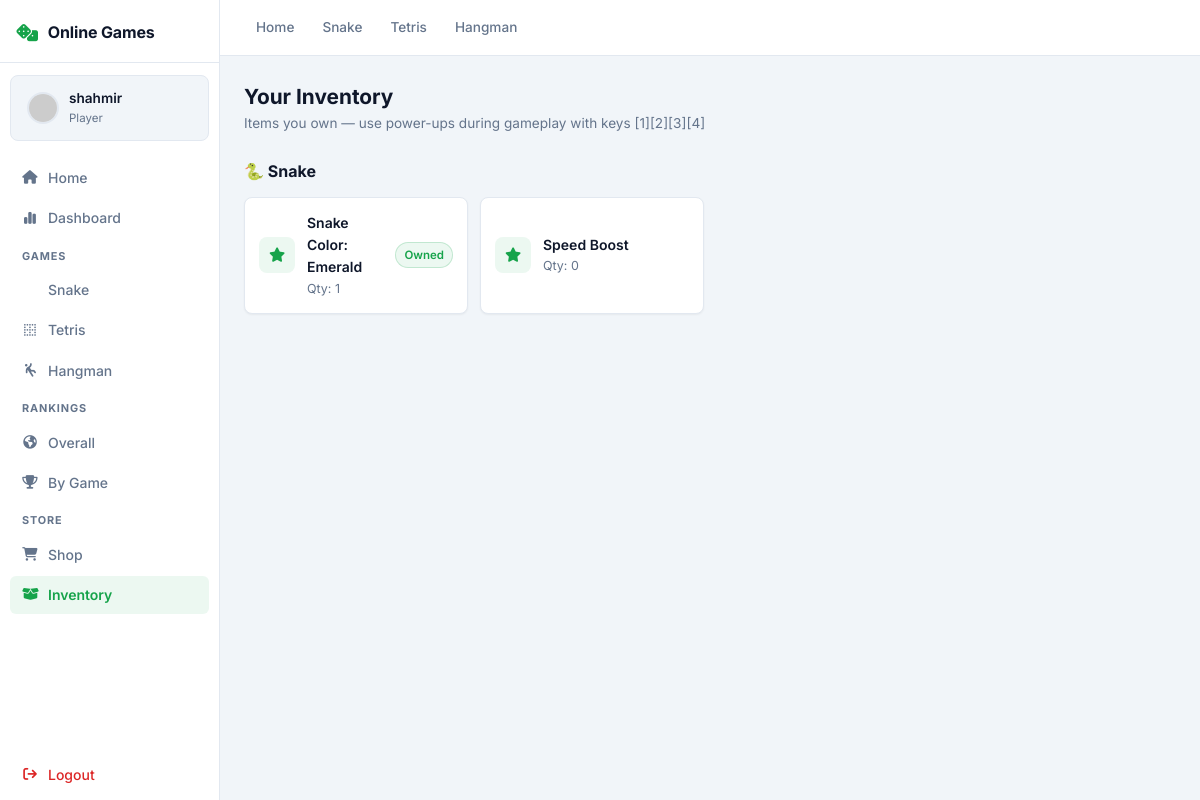
Screenshot of /shop/inventory (signed in) with the database file from the repository.
### tables this page shows
CREATE TABLE INVENTORY (
    id INTEGER PRIMARY KEY AUTOINCREMENT,
    user_id INTEGER NOT NULL,
    item_id INTEGER NOT NULL,
    quantity INTEGER NOT NULL DEFAULT 1 CHECK (quantity >= 0),
    acquired_at TEXT NOT NULL DEFAULT CURRENT_TIMESTAMP,
    UNIQUE (user_id, item_id),
    FOREIGN KEY (user_id) REFERENCES USERS(id) ON DELETE CASCADE,
    FOREIGN KEY (item_id) REFERENCES SHOP_ITEMS(id) ON DELETE CASCADE
);

CREATE TABLE SHOP_ITEMS (
    id INTEGER PRIMARY KEY AUTOINCREMENT,
    item_name TEXT NOT NULL UNIQUE,
    description TEXT,
    price INTEGER NOT NULL CHECK (price >= 0),
    is_active INTEGER NOT NULL DEFAULT 1 CHECK (is_active IN (0, 1))
, game_type TEXT NOT NULL DEFAULT 'snake');

### routes/shop.py (the view)
@shop_bp.route("/inventory")
@login_required
def inventory():
    db = get_db()
    user_id = session["user_id"]
    inventory_items = db.execute(
        """
        SELECT i.item_id, s.item_name, s.description, i.quantity, i.acquired_at, s.game_type
        FROM INVENTORY i
        JOIN SHOP_ITEMS s ON s.id = i.item_id
        WHERE i.user_id = ?
        ORDER BY s.game_type ASC, i.acquired_at DESC
        """,
        (user_id,),
    ).fetchall()
    return render_template(
        "shop/inventory.html",
        inventory_items=inventory_items,
        balance=_user_balance(user_id),
    )

### app.py (called while the page is built)
def register_database(app: Flask) -> None:
    def get_db() -> sqlite3.Connection:
        if "db" not in g:
            g.db = sqlite3.connect(app.config["DATABASE"])
            g.db.row_factory = sqlite3.Row
        return g.db
    def close_db(_error=None) -> None:
        db = g.pop("db", None)
        if db is not None:
            db.close()
    def init_db() -> None:
        db = get_db()
        with app.open_resource("schema.sql") as schema_file:
            db.executescript(schema_file.read().decode("utf-8"))
        db.commit()
    app.teardown_appcontext(close_db)
    app.extensions["get_db"] = get_db
    app.extensions["init_db"] = init_db

### routes/auth.py (called while the page is built)
def login_required(view_func):
    @wraps(view_func)
    def wrapped_view(*args, **kwargs):
        if "user_id" not in session:
            flash("Please login first.", "warning")
            return redirect(url_for("auth.login"))
        return view_func(*args, **kwargs)
    return wrapped_view

### routes/shop.py (called while the page is built)
def get_db():
    return current_app.extensions["get_db"]()

def _user_total_points(user_id: int) -> int:
    db = get_db()
    row = db.execute(
        "SELECT COALESCE(SUM(score), 0) AS total_score FROM SCORES WHERE user_id = ?",
        (user_id,),
    ).fetchone()
    return row["total_score"] if row else 0

def _user_total_spent(user_id: int) -> int:
    db = get_db()
    row = db.execute(
        "SELECT COALESCE(SUM(amount_spent), 0) AS total_spent FROM TRANSACTIONS WHERE user_id = ?",
        (user_id,),
    ).fetchone()
    return row["total_spent"] if row else 0

def _user_balance(user_id: int) -> int:
    return _user_total_points(user_id) - _user_total_spent(user_id)

### templates/shop/inventory.html (shortened to what this page needs)
{% extends "base.html" %}
{% block content %}
<div style="margin-bottom:24px;">
    <h2 style="font-size:1.3rem; font-weight:700;">Your Inventory</h2>
    <p style="color:var(--text-muted); font-size:0.85rem; margin:0;">Items you own — use power-ups during gameplay with keys [1][2][3][4]</p>
</div>
{% if inventory_items %}
    {% set current_group = namespace(game='') %}
    {% for item in inventory_items %}
        {% if item.game_type != current_group.game %}
            <h3 style="font-size:1rem; font-weight:700; margin:24px 0 12px; display:flex; align-items:center; gap:8px;">
                {% if item.game_type == 'snake' %}🐍 Snake
                {% elif item.game_type == 'tetris' %}🟦 Tetris
                {% elif item.game_type == 'hangman' %}🪢 Hangman
                {% else %}{{ item.game_type|capitalize }}{% endif %}
            </h3>
            <div class="inventory-grid">
            {% set current_group.game = item.game_type %}
        {% endif %}
        <div class="inv-item">
            <div class="inv-icon">
                {% if item.game_type == 'snake' %}
                    <i class="fa-solid fa-star"></i>
                {% elif item.game_type == 'tetris' %}
                    <i class="fa-solid fa-bolt" style="color:#7c3aed;"></i>
                {% elif item.game_type == 'hangman' %}
                    <i class="fa-solid fa-lightbulb" style="color:var(--accent-amber);"></i>
                {% else %}
                    <i class="fa-solid fa-box"></i>
                {% endif %}
            </div>
            <div class="inv-info">
                <div class="inv-name">{{ item.item_name }}</div>
                <div class="inv-qty">Qty: {{ item.quantity }}</div>
            </div>
            {% if item.quantity > 0 %}
            <span class="badge badge-green" style="margin-left:auto;">Owned</span>
            {% endif %}
        </div>
        {% if loop.last %}</div>{% endif %}
    {% endfor %}
{% endif %}
{% endblock %}

### static/css/style.css (style rules this page uses)
:root { --bg-main: #f1f5f9; --bg-sidebar: #ffffff; --bg-card: #ffffff; --bg-card-hover: #f8fafc; --border-color: #e2e8f0; --border-light: #cbd5e1; --text-main: #0f172a; --text-muted: #64748b; --text-dark: #94a3b8; --accent-green: #16a34a; --accent-green-dark: #15803d; --accent-green-dim: rgba(22, 163, 74, 0.08); --accent-blue: #2563eb; --accent-blue-dim: rgba(37, 99, 235, 0.08); --accent-red: #dc2626; --accent-amber: #d97706; --font-body: 'Inter', -apple-system, BlinkMacSystemFont, sans-serif; --shadow-sm: 0 1px 2px 0 rgba(0,0,0,0.05); --shadow-md: 0 4px 6px -1px rgba(0,0,0,0.07), 0 2px 4px -2px rgba(0,0,0,0.05); }
* { box-sizing: border-box; margin: 0; padding: 0; }
body { font-family: var(--font-body); background-color: var(--bg-main); color: var(--text-main); min-height: 100vh; font-size: 0.9rem; line-height: 1.6; }
.badge { display: inline-flex; align-items: center; gap: 4px; padding: 3px 8px; border-radius: 20px; font-size: 0.72rem; font-weight: 600; border: 1px solid; }
.badge-green { background: var(--accent-green-dim); color: var(--accent-green); border-color: rgba(22,163,74,0.2); }
.inventory-grid { display: grid; grid-template-columns: repeat(auto-fill, minmax(220px, 1fr)); gap: 12px; }
.inv-item { background: var(--bg-card); border: 1px solid var(--border-color); border-radius: 8px; padding: 14px; display: flex; align-items: center; gap: 12px; box-shadow: var(--shadow-sm); }
.inv-icon { width: 36px; height: 36px; border-radius: 8px; background: var(--accent-green-dim); display: flex; align-items: center; justify-content: center; color: var(--accent-green); flex-shrink: 0; }
.inv-info .inv-name { font-weight: 600; font-size: 0.875rem; }
.inv-info .inv-qty { font-size: 0.78rem; color: var(--text-muted); }

### rows the page displays
INVENTORY: shows "🐍 Snake", item_name "Snake Color: Emerald", quantity "1", shows "Owned"
INVENTORY: item_name "Speed Boost", quantity "0"

### other values shown
{{ session.get('username', 'Player') }} "shahmir"
